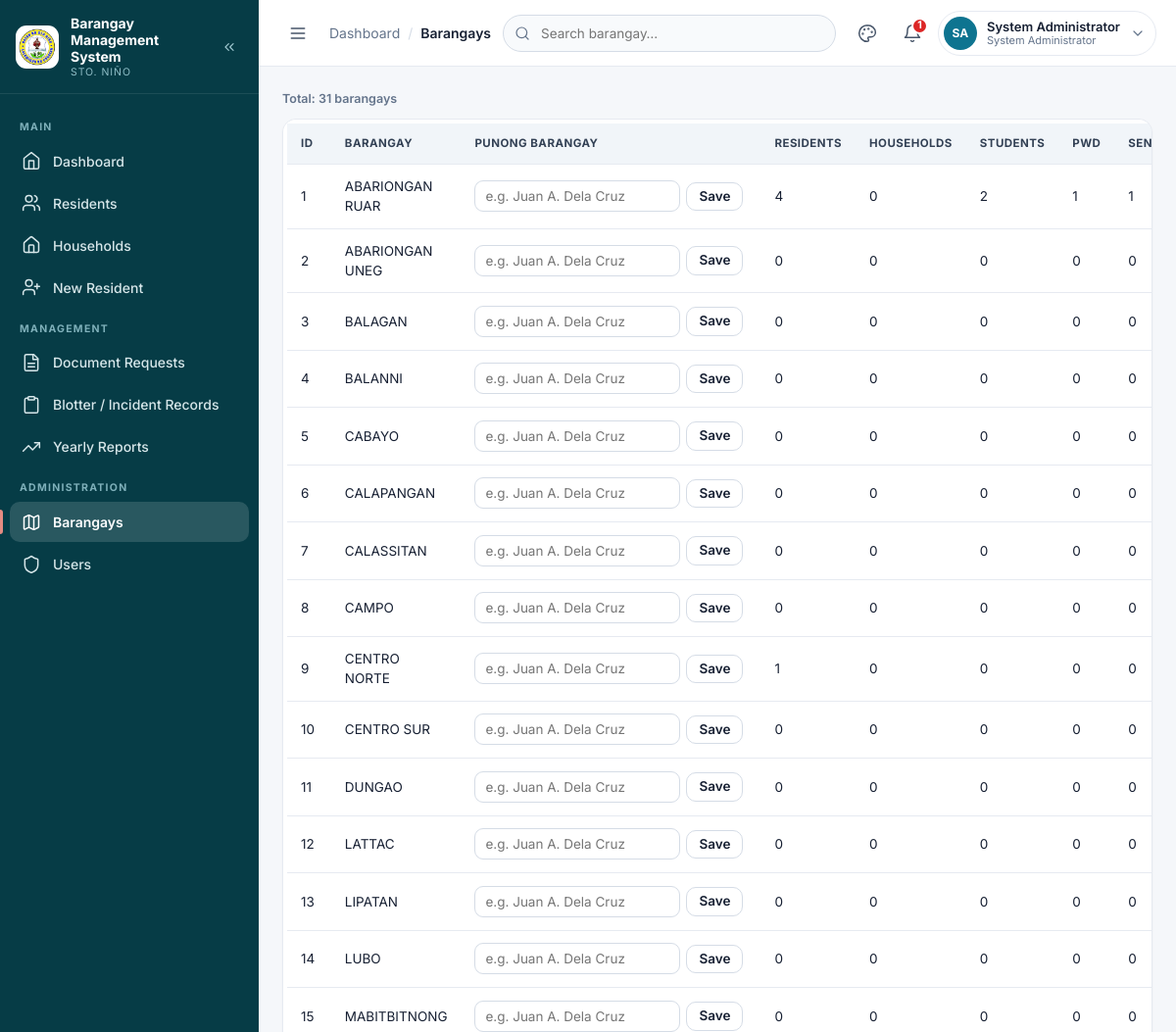
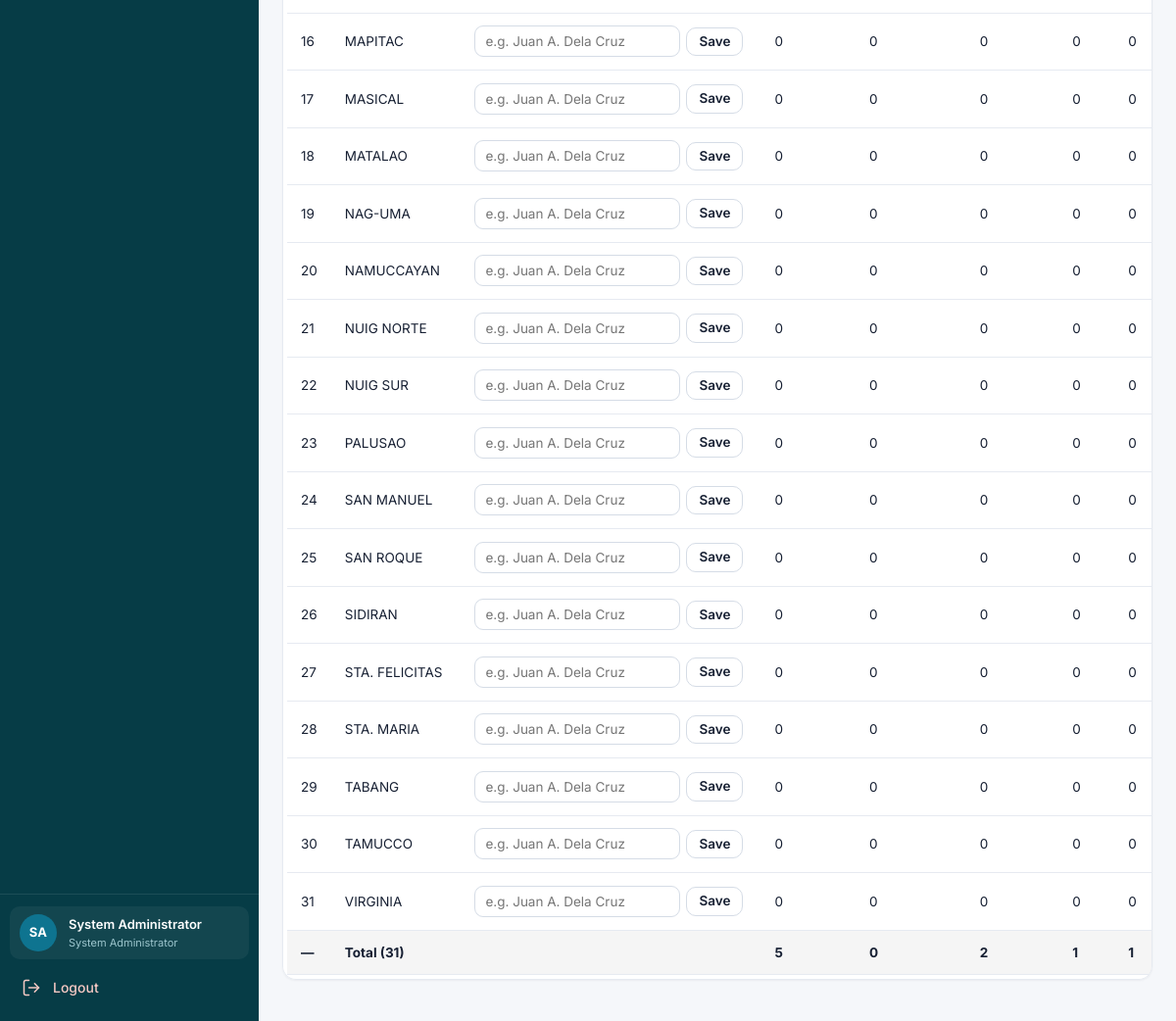
Screenshot of /admin/barangays.php (signed in) with the database file from the repository (2 pictures, top to bottom).
### tables this page shows
CREATE TABLE `barangays` (
  `id` int(11) NOT NULL AUTO_INCREMENT,
  `barangay_name` varchar(150) NOT NULL,
   
   
  `punong_barangay` varchar(150) DEFAULT NULL,
  `created_at` timestamp NOT NULL DEFAULT current_timestamp(),
  PRIMARY KEY (`id`),
  UNIQUE KEY `barangay_name` (`barangay_name`)
);

### config/config.php (called while the page is built, shortened)
<?php
if (!function_exists('url')) {
    function url($path = '') {
        $path = ltrim((string)$path, '/');
        return BASE_URL . '/' . $path;
    }
}
if (!function_exists('asset')) {
    function asset($path) {
        return url('assets/' . ltrim((string)$path, '/'));
    }
}
function e($value) { return htmlspecialchars((string)$value, ENT_QUOTES, 'UTF-8'); }
require_once BASE_PATH . '/includes/auth.php';

### includes/auth.php (called while the page is built, shortened)
<?php
if (!defined('BRGY_AUTH_LOADED')) {
    function role_label(?string $role = null): string
    {
        $role = $role ?? current_role();
        return [
            'admin'     => 'System Administrator',
            'secretary' => 'Barangay Secretary',
            'resident'  => 'Resident',
        ][$role] ?? ucfirst((string)$role);
    }
}
?>

### admin/barangays.php (the view, shortened to what this page needs)
<?php
require_once __DIR__ . '/../config/config.php'; require_admin(); $page_title='Barangays';
$has_captain=false;
if($cc=$conn->query("SHOW COLUMNS FROM barangays LIKE 'punong_barangay'")){ $has_captain=$cc->num_rows>0; $cc->free(); }
$q=trim($_GET['q']??'');
$ip_col=null; $fp_col=null;
foreach(['is_ip','is_indigenous','indigenous'] as $cand){ $qc=$conn->query("SHOW COLUMNS FROM residents LIKE '$cand'"); if($qc){ if($qc->num_rows>0){ $ip_col=$cand; $qc->free(); break; } $qc->free(); } }
foreach(['is_4ps','is_fourps','fourps','pantawid'] as $cand){ $qc=$conn->query("SHOW COLUMNS FROM residents LIKE '$cand'"); if($qc){ if($qc->num_rows>0){ $fp_col=$cand; $qc->free(); break; } $qc->free(); } }
$has_ip=($ip_col!==null); $has_fp=($fp_col!==null);
$ipAgg=$has_ip?"COUNT(CASE WHEN r.deleted_at IS NULL AND r.`$ip_col` IN ('Yes',1,'1') THEN r.id END) ip_total":"0 ip_total";
$fpAgg=$has_fp?"COUNT(CASE WHEN r.deleted_at IS NULL AND r.`$fp_col` IN ('Yes',1,'1') THEN r.id END) fourps_total":"0 fourps_total";
$select='SELECT b.*,
    COUNT(CASE WHEN r.deleted_at IS NULL THEN r.id END) residents,
    COUNT(CASE WHEN r.deleted_at IS NULL AND r.is_student IN (\'Yes\',1,\'1\') THEN r.id END) students,
    COUNT(CASE WHEN r.deleted_at IS NULL AND r.is_pwd IN (\'Yes\',1,\'1\') THEN r.id END) pwd,
    COUNT(CASE WHEN r.deleted_at IS NULL AND r.age >= 60 THEN r.id END) seniors, '
    .$fpAgg.', '.$ipAgg.', COALESCE(hh.households, 0) households
    FROM barangays b
   LEFT JOIN residents r ON r.barangay_id=b.id
   LEFT JOIN (SELECT barangay_id, COUNT(*) households
                FROM households WHERE deleted_at IS NULL GROUP BY barangay_id) hh ON hh.barangay_id=b.id';
if($q!==''){ $s=$conn->prepare($select.' WHERE b.barangay_name LIKE ? GROUP BY b.id ORDER BY b.barangay_name');
$like="%$q%"; $s->bind_param('s',$like); $s->execute(); $rows=$s->get_result();
} else {
$rows=$conn->query($select.' GROUP BY b.id ORDER BY b.barangay_name');
}
$tot=['brgy'=>0,'residents'=>0,'households'=>0,'students'=>0,'pwd'=>0,'seniors'=>0,'fourps'=>0,'ip'=>0];
 include BASE_PATH . '/partials/header.php';?>
        <p class="muted-meta" role="status">Total: <?= number_format($rows->num_rows) ?> barangay<?= $rows->num_rows === 1 ? '' : 's' ?></p>
        <div class="card table-wrap">
            <table><tr>
                <th>ID</th>
                <th>Barangay</th>
                <?php if($has_captain): ?><th>Punong Barangay</th><?php endif; ?>
                <th>Residents</th>
                <th>Households</th>
                <th>Students</th>
                <th>PWD</th>
                <th>Seniors</th>
                <th>IP</th></tr>
                <?php while($r=$rows->fetch_assoc()):
                $tot['brgy']++; $tot['residents']+=(int)$r['residents']; $tot['households']+=(int)$r['households'];
                $tot['students']+=(int)$r['students']; $tot['pwd']+=(int)$r['pwd']; $tot['seniors']+=(int)$r['seniors'];
                $tot['fourps']+=(int)$r['fourps_total']; $tot['ip']+=(int)$r['ip_total']; ?>
                <tr><td><?=$r['id']?></td><td><?=e($r['barangay_name'])?></td>
                <?php if($has_captain): ?>
                <td>
                    <form method="post" class="captain-form" style="display:flex;gap:6px;align-items:center;margin:0">
                        <input id="captain-<?=(int)$r['id']?>" name="punong_barangay" maxlength="150" placeholder="e.g. Juan A. Dela Cruz"
                               value="<?=e($r['punong_barangay'] ?? '')?>" style="min-width:210px;padding:7px 10px">
                        <button class="btn btn--ghost" type="submit" style="padding:7px 12px">Save</button>
                    </form>
                </td>
                <?php endif; ?>
                <td><?=(int)$r['residents']?></td>
                <td><?=(int)$r['households']?></td>
                <td><?=(int)$r['students']?></td>
                <td><?=(int)$r['pwd']?></td>
                <td><?=(int)$r['seniors']?></td>
                <td><?=($has_ip?(int)$r['ip_total']:'-')?></td></tr><?php endwhile; ?>
                <tr style="font-weight:700;background:rgba(0,0,0,.04)">
                    <td>&mdash;</td><td>Total (<?= number_format($tot['brgy']) ?>)</td>
                    <?php if($has_captain): ?><td></td><?php endif; ?>
                    <td><?= number_format($tot['residents']) ?></td>
                    <td><?= number_format($tot['households']) ?></td>
                    <td><?= number_format($tot['students']) ?></td>
                    <td><?= number_format($tot['pwd']) ?></td>
                    <td><?= number_format($tot['seniors']) ?></td>
                </tr>
                </table></div><?php include BASE_PATH . '/partials/footer.php';

### partials/header.php (shortened to what this page needs)
<?php
$current    = basename($_SERVER['PHP_SELF'] ?? '');
$is_admin   = (($_SESSION['role'] ?? '') === 'admin');
$is_resident = (($_SESSION['role'] ?? '') === 'resident');
$full_name  = $_SESSION['full_name'] ?? 'User';
$role_raw   = $_SESSION['role'] ?? 'user';
$role_label = function_exists('role_label') ? role_label($role_raw) : ($is_admin ? 'System Administrator' : ucfirst($role_raw));
$home_href  = $is_resident ? url('resident/resident_dashboard.php') : url('pages/dashboard.php');
$initials = '';
foreach (preg_split('/\s+/', trim($full_name)) as $part) {
    if ($part !== '' && preg_match('/\p{L}/u', $part, $m)) { $initials .= strtoupper($m[0]); }
}
$initials = substr($initials, 0, 2);
$avatar_photo = '';
if (!function_exists('icon')) {
    function icon($name, $class = 'ico') {
        $path = $paths[$name] ?? '';
        return '<svg class="'.$class.'" viewBox="0 0 24 24" width="20" height="20" fill="none" stroke="currentColor" stroke-width="1.8" stroke-linecap="round" stroke-linejoin="round" aria-hidden="true" focusable="false">'.$path.'</svg>';
    }
}
if ($is_resident) {
    $nav_groups = [
        'MY ACCOUNT' => [
            ['file' => 'resident/resident_dashboard.php', 'label' => 'My Dashboard', 'icon' => 'home'],
            ['file' => 'resident/resident_profile.php',   'label' => 'My Profile',  'icon' => 'user'],
        ],
        'REQUESTS' => [
            ['file' => 'resident/document_request.php', 'label' => 'Request Document', 'icon' => 'file-plus'],
            ['file' => 'resident/blotter_request.php',  'label' => 'File a Blotter',  'icon' => 'alert-triangle'],
        ],
    ];
} else {
    $nav_groups = [
        'MAIN' => [
            ['file' => 'pages/dashboard.php',    'label' => 'Dashboard',    'icon' => 'home'],
            ['file' => 'pages/residents.php',    'label' => 'Residents',    'icon' => 'users'],
            ['file' => 'pages/households.php',   'label' => 'Households',   'icon' => 'house'],
            ['file' => 'pages/resident_add.php', 'label' => 'New Resident', 'icon' => 'user-plus'],
        ],
        'MANAGEMENT' => [
            ['file' => 'pages/documents.php', 'label' => 'Document Requests',          'icon' => 'file-text'],
            ['file' => 'pages/blotters.php',  'label' => 'Blotter / Incident Records', 'icon' => 'clipboard'],
            ['file' => 'pages/reports.php',   'label' => 'Yearly Reports',             'icon' => 'trending-up'],
        ],
    ];
    if ($is_admin) {
        $nav_groups['ADMINISTRATION'] = [
            ['file' => 'admin/barangays.php', 'label' => 'Barangays', 'icon' => 'map'],
            ['file' => 'admin/users.php',     'label' => 'Users',     'icon' => 'shield'],
        ];
    } else {
        $nav_groups['MY RESIDENTS'] = [
            ['file' => 'secretary/resident_accounts.php', 'label' => 'Resident Accounts', 'icon' => 'shield'],
        ];
    }
}
$pending_notice = 0;
if ($is_resident) {
    $rid = current_resident_id();
    if ($rid !== null) {
        if ($nq = $conn->prepare("SELECT COUNT(*) c FROM document_requests WHERE resident_id=? AND status IN ('Pending','Processing')")) {
            $nq->bind_param('i', $rid);
            $nq->execute();
            $pending_notice = (int)$nq->get_result()->fetch_assoc()['c'];
        }
    }
} elseif ($is_admin) {
    if ($nq = $conn->query("SELECT COUNT(*) c FROM document_requests WHERE status='Pending'")) {
        $pending_notice = (int)$nq->fetch_assoc()['c'];
    }
} else {
    if ($nq = $conn->prepare("SELECT COUNT(*) c FROM document_requests WHERE status='Pending' AND barangay_id=?")) {
        $nq->bind_param('i', $_SESSION['barangay_id']);
        $nq->execute();
        $pending_notice = (int)$nq->get_result()->fetch_assoc()['c'];
    }
}
$crumb = $page_crumb ?? ($page_title ?? 'Overview');
?>
<!doctype html>
<html lang="en">
<head>
<link rel="stylesheet" href="<?= e(asset('css/style.css')) ?>">
</head>
<body>
<div class="app">
    <aside class="sidebar" id="sidebar" aria-label="Primary navigation">
        <div class="sidebar__brand">
            <img class="sidebar__logo" src="<?= e(asset('img/logo.png')) ?>" alt="Sto. Niño Barangay logo">
            <span class="sidebar__brand-text">
                <span class="sidebar__system">Barangay Management System</span>
                <span class="sidebar__barangay">Sto. Niño</span>
            </span>
            <button class="sidebar__collapse" type="button" data-sidebar-collapse aria-label="Collapse sidebar" title="Collapse sidebar"><?= icon('chevrons-left', 'ico ico--sm') ?></button>
        </div>
        <nav class="sidebar__nav" aria-label="Sections">
            <?php foreach ($nav_groups as $group => $items): ?>
                <p class="sidebar__label"><?= e($group) ?></p>
                <?php foreach ($items as $item): $active = ($current === basename($item['file'])); ?>
                    <a class="nav-link<?= $active ? ' is-active' : '' ?>" href="<?= e(url($item['file'])) ?>"<?= $active ? ' aria-current="page"' : '' ?> title="<?= e($item['label']) ?>">
                        <span class="nav-link__ico"><?= icon($item['icon']) ?></span>
                        <span class="nav-link__txt"><?= e($item['label']) ?></span>
                    </a>
                <?php endforeach; ?>
            <?php endforeach; ?>
        </nav>
        <div class="sidebar__foot">
            <div class="sidebar__user">
                <span class="avatar" aria-hidden="true"><?= e($initials) ?></span>
                <span class="sidebar__user-meta">
                    <span class="sidebar__user-name"><?= e($full_name) ?></span>
                    <span class="sidebar__user-role"><?= e($role_label) ?></span>
                </span>
            </div>
            <a class="nav-link nav-link--logout" href="<?= e(url('auth/logout.php')) ?>" title="Logout">
                <span class="nav-link__ico"><?= icon('log-out') ?></span>
                <span class="nav-link__txt">Logout</span>
            </a>
        </div>
    </aside>
    <main class="main">
        <header class="topbar">
            <button class="icon-btn topbar__toggle" type="button" data-sidebar-toggle aria-label="Toggle navigation" aria-controls="sidebar" aria-expanded="false"><?= icon('menu') ?></button>
            <nav class="crumbs" aria-label="Breadcrumb">
                <a class="crumbs__root" href="<?= e($home_href) ?>">Dashboard</a>
                <span class="crumbs__sep" aria-hidden="true">/</span>
                <span class="crumbs__current" aria-current="page"><?= e($crumb) ?></span>
            </nav>
            <?php
            $search_paths = [
                'residents.php' => 'pages/residents.php',
                'documents.php' => 'pages/documents.php',
                'blotters.php'  => 'pages/blotters.php',
                'barangays.php' => 'admin/barangays.php',
                'users.php'     => 'admin/users.php',
            ];
            $search_labels = ['residents.php' => 'Search residents', 'documents.php' => 'Search documents', 'blotters.php' => 'Search blotters', 'barangays.php' => 'Search barangay', 'users.php' => 'Search users'];
            $search_label = $search_labels[$current] ?? 'Search residents';
            if (isset($search_paths[$current])): ?>
            <form class="topbar__search" role="search" method="get" action="<?= e(url($search_paths[$current])) ?>">
                <span class="topbar__search-ico" aria-hidden="true"><?= icon('search', 'ico ico--sm') ?></span>
                <input id="global-search" type="search" name="q" placeholder="<?= e($search_label) ?>…" value="<?= e($_GET['q'] ?? '') ?>" autocomplete="off">
            </form>
            <?php endif; ?>
            <div class="topbar__actions">
                <div class="dropdown" data-dropdown data-theme-picker data-user-id="<?= (int)($_SESSION['user_id'] ?? 0) ?>">
                    <button class="icon-btn" type="button" data-dropdown-toggle aria-haspopup="true" aria-expanded="false" aria-label="Change theme" title="Theme">
                        <?= icon('palette') ?>
                    </button>
                </div>
                <a class="icon-btn" href="<?= e($is_resident ? url('resident/resident_profile.php') : url('pages/documents.php')) ?>" title="Pending document requests" aria-label="Notifications: <?= (int)$pending_notice ?> pending document requests">
                    <?= icon('bell') ?>
                    <?php if ($pending_notice > 0): ?><span class="icon-btn__badge"><?= (int)$pending_notice ?></span><?php endif; ?>
                </a>
                <div class="dropdown" data-dropdown>
                    <button class="profile-btn" type="button" data-dropdown-toggle aria-haspopup="true" aria-expanded="false">
                        <span class="avatar avatar--sm" aria-hidden="true"><?php if ($avatar_photo !== ''): ?><img src="<?= e(url($avatar_photo)) ?>" alt=""><?php else: ?><?= e($initials) ?><?php endif; ?></span>
                        <span class="profile-btn__meta">
                            <span class="profile-btn__name"><?= e($full_name) ?></span>
                            <span class="profile-btn__role"><?= e($role_label) ?></span>
                        </span>
                        <span class="profile-btn__caret" aria-hidden="true"><?= icon('chevron-down', 'ico ico--sm') ?></span>
                    </button>
                </div>
            </div>
        </header>
        <div class="page">

### partials/footer.php (shortened to what this page needs)
        </div>
    </main>
</div>
</body>
</html>

### rows the page displays
barangays: id "1", barangay_name "ABARIONGAN RUAR", residents "4", households "0", students "2", pwd "1", seniors "1"
barangays: id "2", barangay_name "ABARIONGAN UNEG", residents "0", households "0", students "0", pwd "0", seniors "0"
barangays: id "3", barangay_name "BALAGAN", residents "0", households "0", students "0", pwd "0", seniors "0"
barangays: id "4", barangay_name "BALANNI", residents "0", households "0", students "0", pwd "0", seniors "0"
barangays: id "5", barangay_name "CABAYO", residents "0", households "0", students "0", pwd "0", seniors "0"
barangays: id "6", barangay_name "CALAPANGAN", residents "0", households "0", students "0", pwd "0", seniors "0"
barangays: id "7", barangay_name "CALASSITAN", residents "0", households "0", students "0", pwd "0", seniors "0"
barangays: id "8", barangay_name "CAMPO", residents "0", households "0", students "0", pwd "0", seniors "0"
barangays: id "9", barangay_name "CENTRO NORTE", residents "1", households "0", students "0", pwd "0", seniors "0"
barangays: id "10", barangay_name "CENTRO SUR", residents "0", households "0", students "0", pwd "0", seniors "0"
barangays: id "11", barangay_name "DUNGAO", residents "0", households "0", students "0", pwd "0", seniors "0"
barangays: id "12", barangay_name "LATTAC", residents "0", households "0", students "0", pwd "0", seniors "0"
barangays: id "13", barangay_name "LIPATAN", residents "0", households "0", students "0", pwd "0", seniors "0"
barangays: id "14", barangay_name "LUBO", residents "0", households "0", students "0", pwd "0", seniors "0"
barangays: id "15", barangay_name "MABITBITNONG", residents "0", households "0", students "0", pwd "0", seniors "0"
barangays: id "16", barangay_name "MAPITAC", residents "0", households "0", students "0", pwd "0", seniors "0"
barangays: id "17", barangay_name "MASICAL", residents "0", households "0", students "0", pwd "0", seniors "0"
barangays: id "18", barangay_name "MATALAO", residents "0", households "0", students "0", pwd "0", seniors "0"
barangays: id "19", barangay_name "NAG-UMA", residents "0", households "0", students "0", pwd "0", seniors "0"
barangays: id "20", barangay_name "NAMUCCAYAN", residents "0", households "0", students "0", pwd "0", seniors "0"
barangays: id "21", barangay_name "NUIG NORTE", residents "0", households "0", students "0", pwd "0", seniors "0"
barangays: id "22", barangay_name "NUIG SUR", residents "0", households "0", students "0", pwd "0", seniors "0"
barangays: id "23", barangay_name "PALUSAO", residents "0", households "0", students "0", pwd "0", seniors "0"
barangays: id "24", barangay_name "SAN MANUEL", residents "0", households "0", students "0", pwd "0", seniors "0"
barangays: id "25", barangay_name "SAN ROQUE", residents "0", households "0", students "0", pwd "0", seniors "0"
barangays: id "26", barangay_name "SIDIRAN", residents "0", households "0", students "0", pwd "0", seniors "0"
barangays: id "27", barangay_name "STA. FELICITAS", residents "0", households "0", students "0", pwd "0", seniors "0"
barangays: id "28", barangay_name "STA. MARIA", residents "0", households "0", students "0", pwd "0", seniors "0"
barangays: id "29", barangay_name "TABANG", residents "0", households "0", students "0", pwd "0", seniors "0"
barangays: id "30", barangay_name "TAMUCCO", residents "0", households "0", students "0", pwd "0", seniors "0"
barangays: id "31", barangay_name "VIRGINIA", residents "0", households "0", students "0", pwd "0", seniors "0"

### other values shown
$group "MAIN"
$item['label'] "Dashboard"
$item['label'] "Residents"
$item['label'] "Households"
$item['label'] "New Resident"
$group "MANAGEMENT"
$item['label'] "Document Requests"
$item['label'] "Blotter / Incident Records"
$item['label'] "Yearly Reports"
$group "ADMINISTRATION"
$item['label'] "Barangays"
$item['label'] "Users"
$initials "SA"
$full_name "System Administrator"
$role_label "System Administrator"
